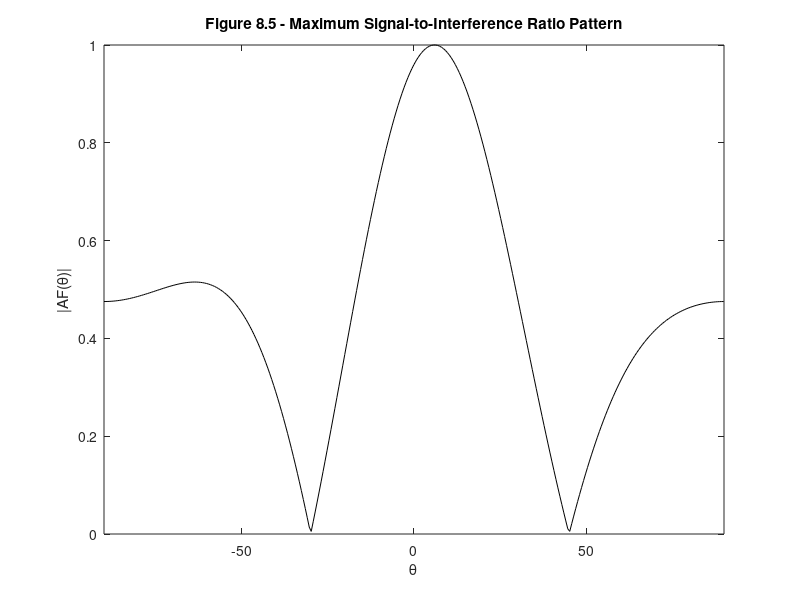

MATLAB code for this plot:
%%%%%%%%%%%%%%%%%%%%%%%%%%%%%%%%%%%%%%%%%%%%%%%%%%%%%%%%%%%%%%%
%%                                                           %%
%%  ******************************************************   %%
%%  * Smart Antennas for Wireless Applications w/ Matlab *   %%
%%  ******************************************************   %%
%%                                                           %%
%% Chapter 8: Ex 8.2                                         %%
%%                                                           %%
%% Author: Frank Gross                                       %%
%% McGraw-Hill, 2005                                         %%
%% Date:  3/05/2005                                          %%
%%                                                           %%
%% This code produces Figure 8.5, determines the weights for %%
%%     directing the main beam of an N = 3, d = 0.5 ULA      %%
%%     towards a desired user at tho = 30 deg and nulling    %%
%%     interferers at -30, 45 deg using the Max SIR method.  %%
%%     The resulting weighted array factor pattern is plotted%%
%%     vs. arrival angle.                                    %%
%%%%%%%%%%%%%%%%%%%%%%%%%%%%%%%%%%%%%%%%%%%%%%%%%%%%%%%%%%%%%%%      

%%------------------- Define Variables:----------------------%%
% M - # of elements in array                                  %
% d - element spacing in wavelengths                          %
% theta - arrival angle of desired users and interferers (rad)%
% ang - theta in deg                                          %
% th0 - desired user AOA (deg)                                %
% th1, th2 - interferer AOA (deg)                             %
% a0,a1,a2 - steering vectors of desired user and interferers %
% A - matrix of interferer steering vectors                   %
% Rss - signal correlation matrix                             %
% Rnn - noise correlation matrix                              %
% Rii - interferer correlation matrix                         %
% Ruu - total undesired signal correlation matrix             %
% R - hermetian matrix                                        %
% Ev,v - eigenvectors and values for R                        %
% SIRmax - maximum signal to interference ratio value         %
% w - weights of ULA determined using Max SIR method          %
% th - range of AOA's (rad)                                   %
% y - weighted array output                                   %
%%-----------------------------------------------------------%%

%%----- Given Values -----%%

M = 3; d = 0.5; sig2 = .001;

theta = -pi/2:.01:pi/2; ang = theta*180/pi;

th0 = pi/6; th1 = -pi/6; th2 = pi/4;

%%----- Determine steering vectors and matrix of steering vectors -----%%

n = 1:M;
a0 = exp(1j*2*pi*(n-1)*d*sin(th0)).'; 
a1 = exp(1j*2*pi*(n-1)*d*sin(th1)).'; 
a2 = exp(1j*2*pi*(n-1)*d*sin(th2)).'; 
A = [a1 a2];

%%----- Determine Correlation Matrices -----%%

Rss = a0*a0';
Rnn = sig2*eye(M);
Rii = A*A';       
Ruu = Rii + Rnn;           % total undesired signal correlation matrix
R = inv(Ruu)*Rss;

%%------ Peform Eigenvalue decomposition for R -----%

[Ev,v] = eig(R); [Y,Index] = sort(diag(v));   % sorts the eigenvalues from least to greatest

SIRmax = max(Y);

%%----- Determine weights using max SIR method -----%%

w = inv(Ruu)*a0/SIRmax;

for j = 1:length(theta)
    th = theta(j);
    aa = exp(1j*2*pi*(n-1)*d*sin(th)).'; 
    y(j) = w'*aa;
end

%%----- Plot Results -----%%

figure(1), plot(ang,abs(y)/max(abs(y)),'k')
xlabel('\theta'), ylabel('|AF(\theta)|')
title('\bfFigure 8.5 - Maximum Signal-to-Interference Ratio Pattern')
axis([-90 90 0 1]) 
